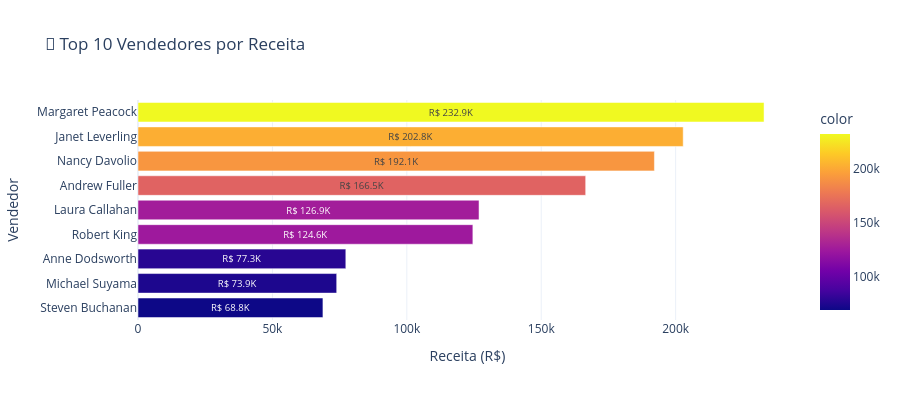

The notebook cell this image was saved under:
### Code cell
# Fig 6: Ranking Vendedores
def fmt_cur_short(value):
    if abs(value) >= 1_000_000:
        return f'R$ {value/1_000_000:.1f}M'
    if abs(value) >= 1_000:
        return f'R$ {value/1_000:.1f}K'
    return f'R$ {value:,.0f}'

fig = px.bar(x=receita_vendedor.head(10).values, y=receita_vendedor.head(10).index, orientation='h',
             title='🏅 Top 10 Vendedores por Receita',
             labels={'x': 'Receita (R$)', 'y': 'Vendedor'},
             color=receita_vendedor.head(10).values, color_continuous_scale='Plasma',
             text=[fmt_cur_short(v) for v in receita_vendedor.head(10).values])
fig.update_traces(textposition='inside', insidetextanchor='middle', cliponaxis=False)
fig.update_layout(height=400, showlegend=False, uniformtext_minsize=9, uniformtext_mode='hide')
fig.update_yaxes(autorange='reversed')
fig.show()

### Figure 1 — Plotly figure (JSON) as saved in the notebook; plotly's stock layout.template omitted (floating-point values rounded to 4 significant figures)
{"data": [{"cliponaxis": false, "hovertemplate": "Receita (R$)=%{x}<br>Vendedor=%{y}<br>text=%{text}<br>color=%{marker.color}<extra></extra>", "insidetextanchor": "middle", "legendgroup": "", "marker": {"color": [232900.0, 202800.0, 192100.0, 166500.0, 126900.0, 124600.0, 77310.0, 73910.0, 68790.0], "coloraxis": "coloraxis", "pattern": {"shape": ""}}, "name": "", "orientation": "h", "showlegend": false, "text": ["R$ 232.9K", "R$ 202.8K", "R$ 192.1K", "R$ 166.5K", "R$ 126.9K", "R$ 124.6K", "R$ 77.3K", "R$ 73.9K", "R$ 68.8K"], "textposition": "inside", "type": "bar", "x": [232900.0, 202800.0, 192100.0, 166500.0, 126900.0, 124600.0, 77310.0, 73910.0, 68790.0], "xaxis": "x", "y": ["Margaret Peacock", "Janet Leverling", "Nancy Davolio", "Andrew Fuller", "Laura Callahan", "Robert King", "Anne Dodsworth", "Michael Suyama", "Steven Buchanan"], "yaxis": "y"}], "layout": {"barmode": "relative", "coloraxis": {"colorbar": {"title": {"text": "color"}}, "colorscale": [[0, "#0d0887"], [0.1111, "#46039f"], [0.2222, "#7201a8"], [0.3333, "#9c179e"], [0.4444, "#bd3786"], [0.5556, "#d8576b"], [0.6667, "#ed7953"], [0.7778, "#fb9f3a"], [0.8889, "#fdca26"], [1, "#f0f921"]]}, "height": 400, "legend": {"tracegroupgap": 0}, "showlegend": false, "title": {"text": "🏅 Top 10 Vendedores por Receita"}, "uniformtext": {"minsize": 9, "mode": "hide"}, "xaxis": {"anchor": "y", "domain": [0, 1], "title": {"text": "Receita (R$)"}}, "yaxis": {"anchor": "x", "autorange": "reversed", "domain": [0, 1], "title": {"text": "Vendedor"}}}}
